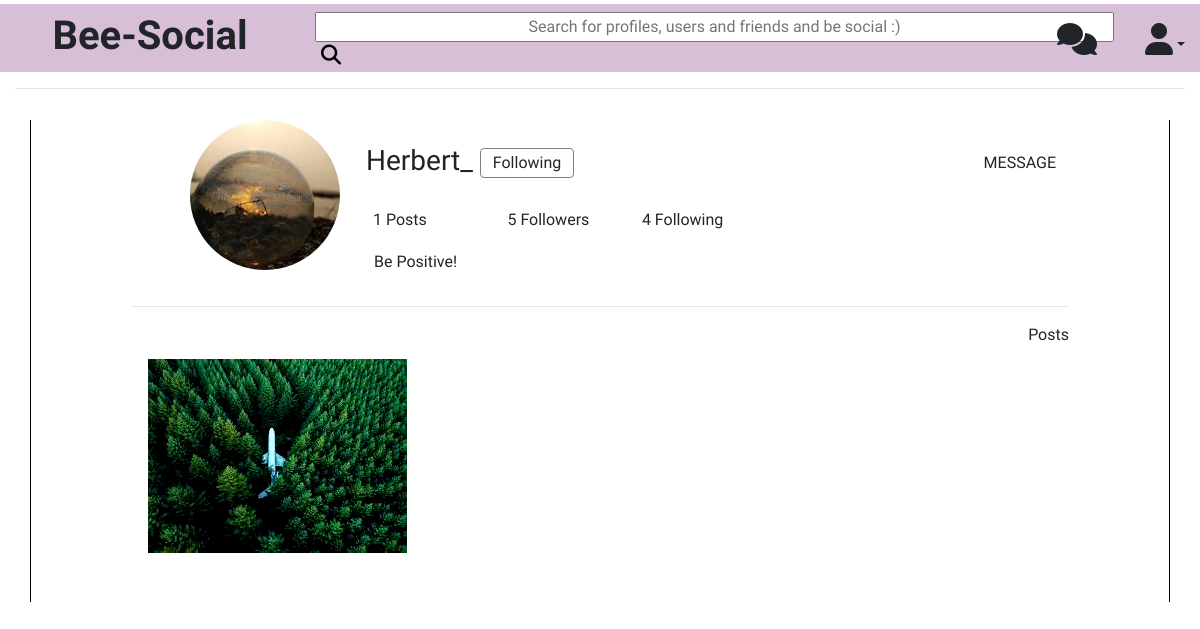
The app's page /social/profile/18 (signed in) with its own data.
### Social/models.py (models this page shows, shortened)
class Profile(models.Model):
	pimage=models.ImageField(blank=True,null=True,default='user.png',upload_to='images/')
	user=models.OneToOneField(User,on_delete=models.CASCADE)
	bio=models.CharField(max_length=200)
	followers=models.ManyToManyField('self',null=True,blank=True,related_name='f1',symmetrical=False)
	following=models.ManyToManyField('self',null=True,blank=True,related_name='f2',symmetrical=False)
	def countPosts(self):
		posts=Post.objects.filter(profile__pk=self.pk)
		return len(posts)
	def getPosts(self):
		posts=Post.objects.filter(profile__pk=self.pk)
		return posts

class Post(models.Model):
	caption=models.CharField(max_length=2000)
	image=models.ImageField(blank=True,upload_to='images/')
	time=models.DateTimeField()
	profile=models.ForeignKey(Profile,on_delete=models.CASCADE)
	comments=models.ManyToManyField('Comment',blank=True)
	filterNum=models.IntegerField(blank=True,null=True)
	likes=models.IntegerField(blank=True,null=True,default=0)
	pLiked=models.ManyToManyField(User,null=True,blank=True)

### Social/views.py (the view)
# urls.py: path('profile/<pk>',views.profileview,name='profile'),
def profileview(request,pk):
	profile=Profile.objects.get(pk=pk)
	postcount=profile.countPosts()
	posts=profile.getPosts()
	profile2=Profile.objects.get(user=request.user)
	return render(request,'profile.html',{'profile':profile,'profile2':profile2,'postcount':postcount,'posts':posts})

### Social/templates/profile.html (shortened to what this page needs)
{% extends 'base.html' %}
{% block content%}
<div class='container-fluid fix'>
	<div class='row pt-2 pb-1 warning'>
		<div class='col-sm-3 d-flex justify-content-center'>
			<h1><a href="{% url 'Social:index'%}"><b>Bee-Social</b></a></h1>
		</div>
		<div class='col-sm-6 d-flex align-items-center'>
			<form id='search'>
				<input class='text-center'type="text" name="search" size=83 placeholder='Search for profiles, users and friends and be social :)'>
				<button class='submit'><i class="fas fa-search fa-lg"></i></button>
			</form>
		</div>
		<div class='col-sm-3 d-flex justify-content-end align-items-center'>
			<a href=""><i class="fas fa-comments fa-2x pr-5"></i></a>
			<div class='dropdown'>
				<a class='dropdown-toggle' id='dropdownMenuLink' data-toggle='dropdown' ><i class="fa fa-user fa-2x drop-down" aria-hidden="true"></i></a>
			</div>
		</div>
	</div>
	<hr>
</div>
<br><br><br><br><br>
<div class='container profilebox '>
	<div class='row'>
		<div class='col-sm-3 text-right'><img src="{{profile.pimage.url}}" class='round' alt='problem' height='150px' width="auto"></div>
		<div class='col-sm-5'>
			<br>
			<div class='pl-2 row'>
				{% if profile.user == request.user %}
				<h3>{{profile.user.username}}<a href='#popup1'> <button class='btn btn-lead edit'>Edit Profile <i class="fas fa-cogs"></i></button></a></h3>
				{% else %}
					{% if profile.followers.all %}
						{% if profile2 in profile.followers.all %}
							<h3>{{profile.user.username}} <button id='fbutton' onclick="follow({{profile.pk}})" class='btn btn-lead edit'>Following</button></h3>
							{% else%}
							<h3>{{profile.user.username}} <button id='fbutton' onclick="follow({{profile.pk}})" class='btn btn-lead edit'>Follow</button></h3>
							{% endif%}
					{% else%}
						<h3>{{profile.user.username}} <button id='fbutton' onclick="follow({{profile.pk}})" class='btn btn-lead edit'>Follow</button></a></h3>
					{% endif%}
				{% endif%}
			</div>
			<br>
			<div class='row'>
				<div class='col text-left'>
					<h6>{{postcount}} Posts</h6>
				</div>
				<div class='col text-left'>
					<a href='#popup2'><h6 id="followers">{{profile.followers.count}} Followers</h6></a>
				</div>
				<div class='col text-left'>
					<a href='#popup3'><h6>{{profile.following.count}} Following</h6></a>
				</div>
			</div>
			<div class='row break'>
				<div class='col'>
					<div class='row'><h6 class='pl-3'><b>{{profile.user.first_name}} {{profile.user.last_name}}</b></h6></div>
				<div class='row'><p class='pl-3'>{{profile.bio}}</p></div>
				</div>
			</div>
		</div>
		<div class='col-sm-4 text-right'>
			<br>
			{% if profile == profile2 %}
			<a href="{% url 'Social:savedimg' pk=profile.pk %}"><button class='align-self-right btn btn-lead'>SAVED <i class="saved fas fa-envelope"></i></button></a>
			{% else%}
			<a href="{% url 'Social:message' pk=profile.pk %}"><button class='align-self-right btn btn-lead'>MESSAGE</button></a>
			{% endif %}
		</div>
	</div>
	<hr>
	<div class='row'>
		<div class='col text-right'><a class='discolor' href="{% url 'Social:profileposts' pk=profile.pk %}">Posts</a></div>
	</div>
	<div class='row posts break' id='posts' >
		{% for post in posts reversed%}
		<div class='col-sm-4 text-center post justify-content-center align-items-center'  >
			<a href="{% url 'Social:profileposts' pk=profile.pk %}#{{post.pk}}">{% if post.filterNum == 6%}<img style="filter:contrast(150%)" src='{{post.image.url}}' alt='problem' class='postimage'>{% endif%}</a>
			<br>
		</div>
		<br class='break'>
		{% endfor%}
	</div>
</div>
{% endblock %}

### Social/templates/base.html (style rules this page uses)
body { font-family: 'ABeeZee', sans-serif; }
.warning { background-color:#D8BFD8; }

### Social/templates/profile.html (style rules this page uses)
button { background-color: Transparent; background-repeat:no-repeat; border: none; cursor:pointer; overflow: hidden; outline:none; }
a { color: inherit; }
.discolor { text-decoration: none; }
.fix { position:fixed; top: 0 ; width:100%; z-index: 2 }
.profilebox { padding-left: 100px; padding-right: 100px; margin-left: auto; margin-right: auto; border-right: 1px solid black; border-left: 1px solid black; z-index: 1; }
.round { clip-path: circle(); }
.edit { border: 1px solid grey; padding-top: 1%; padding-bottom: 1%; }
.break { padding-top: 5px; }
.postimage { max-height:100%; max-width:100%; padding:7px; }
.post { height:250px; }
.posts { visibility: visible; }
a:link { text-decoration: none; }

### records on screen
Profile: pimage (picture), user.username "Herbert_", followers.count "5", following.count "4", bio "Be Positive!"
Post: image (picture)

### other values on screen
{{ postcount }} "1"
